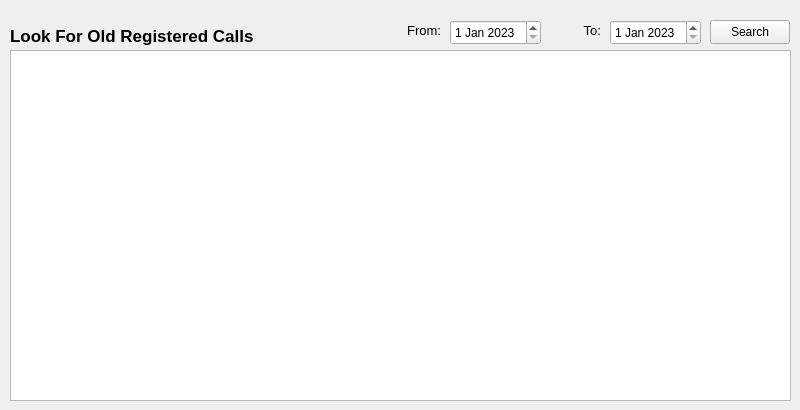
<?xml version="1.0" encoding="UTF-8"?>
<ui version="4.0">
 <class>CallsFinder</class>
 <widget class="QWidget" name="CallsFinder">
  <property name="geometry">
   <rect>
    <x>0</x>
    <y>0</y>
    <width>800</width>
    <height>410</height>
   </rect>
  </property>
  <property name="minimumSize">
   <size>
    <width>800</width>
    <height>410</height>
   </size>
  </property>
  <property name="windowTitle">
   <string>Old Calls</string>
  </property>
  <widget class="QTableWidget" name="tableWidget">
   <property name="geometry">
    <rect>
     <x>10</x>
     <y>50</y>
     <width>781</width>
     <height>351</height>
    </rect>
   </property>
  </widget>
  <widget class="QDateEdit" name="fromDateEdit">
   <property name="geometry">
    <rect>
     <x>450</x>
     <y>20</y>
     <width>91</width>
     <height>25</height>
    </rect>
   </property>
   <property name="minimumDate">
    <date>
     <year>2023</year>
     <month>1</month>
     <day>1</day>
    </date>
   </property>
  </widget>
  <widget class="QLabel" name="fromLabel">
   <property name="geometry">
    <rect>
     <x>390</x>
     <y>20</y>
     <width>51</width>
     <height>21</height>
    </rect>
   </property>
   <property name="font">
    <font>
     <pointsize>10</pointsize>
    </font>
   </property>
   <property name="text">
    <string>From:</string>
   </property>
   <property name="alignment">
    <set>Qt::AlignRight|Qt::AlignTrailing|Qt::AlignVCenter</set>
   </property>
  </widget>
  <widget class="QDateEdit" name="toDateEdit">
   <property name="geometry">
    <rect>
     <x>610</x>
     <y>20</y>
     <width>91</width>
     <height>25</height>
    </rect>
   </property>
   <property name="minimumDate">
    <date>
     <year>2023</year>
     <month>1</month>
     <day>1</day>
    </date>
   </property>
  </widget>
  <widget class="QLabel" name="toLabel">
   <property name="geometry">
    <rect>
     <x>550</x>
     <y>20</y>
     <width>51</width>
     <height>21</height>
    </rect>
   </property>
   <property name="font">
    <font>
     <pointsize>10</pointsize>
    </font>
   </property>
   <property name="text">
    <string>To:</string>
   </property>
   <property name="alignment">
    <set>Qt::AlignRight|Qt::AlignTrailing|Qt::AlignVCenter</set>
   </property>
  </widget>
  <widget class="QPushButton" name="searchButton">
   <property name="geometry">
    <rect>
     <x>710</x>
     <y>20</y>
     <width>80</width>
     <height>24</height>
    </rect>
   </property>
   <property name="text">
    <string>Search</string>
   </property>
  </widget>
  <widget class="QLabel" name="titleLabel">
   <property name="geometry">
    <rect>
     <x>10</x>
     <y>20</y>
     <width>271</width>
     <height>31</height>
    </rect>
   </property>
   <property name="font">
    <font>
     <pointsize>13</pointsize>
     <bold>true</bold>
     <underline>false</underline>
    </font>
   </property>
   <property name="text">
    <string>Look For Old Registered Calls</string>
   </property>
  </widget>
 </widget>
 <tabstops>
  <tabstop>fromDateEdit</tabstop>
  <tabstop>toDateEdit</tabstop>
  <tabstop>searchButton</tabstop>
  <tabstop>tableWidget</tabstop>
 </tabstops>
 <resources/>
 <connections/>
</ui>
